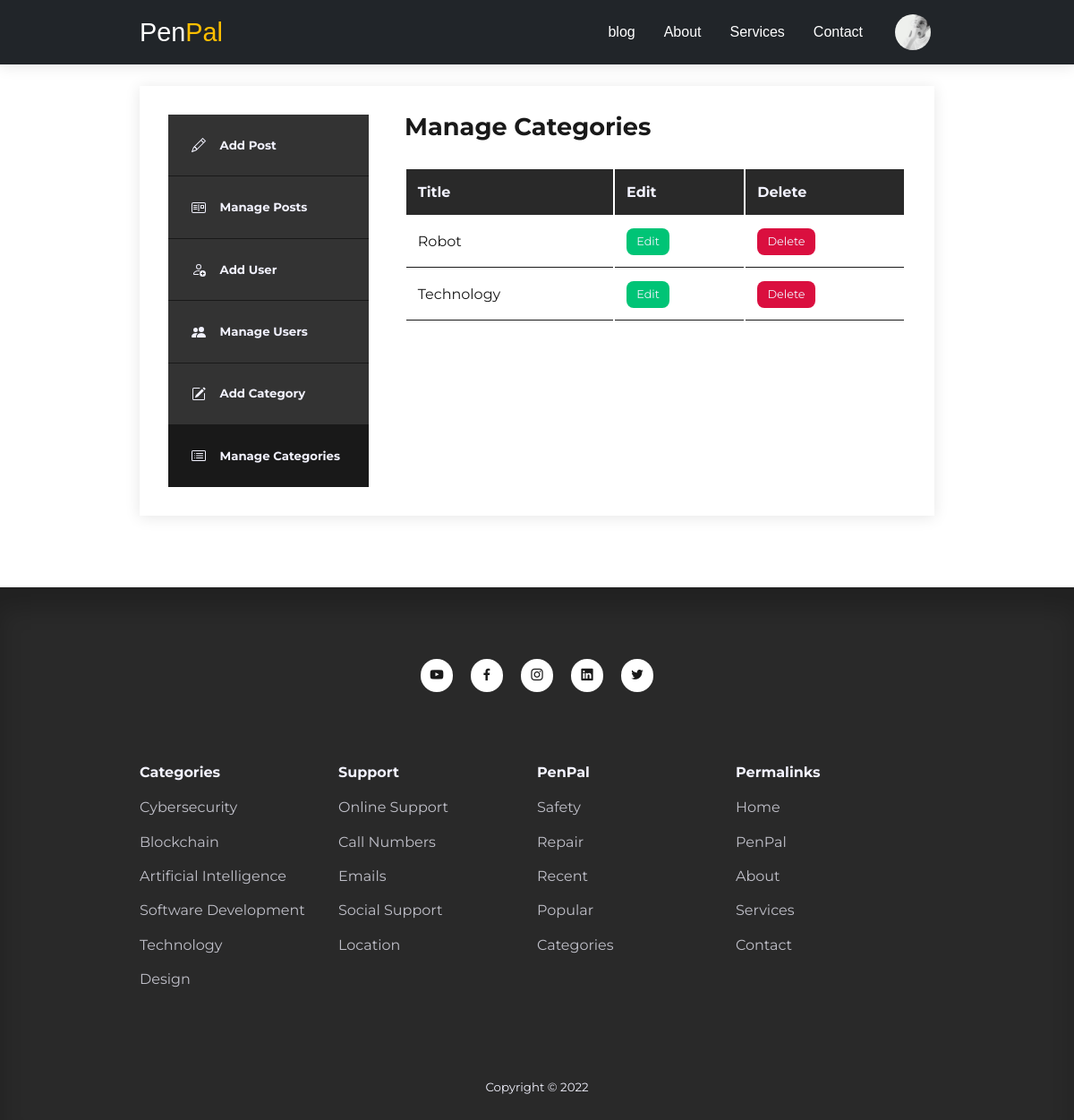
The page /admin/manage-categories.php (signed in) on the database its author committed.
### tables this page shows
CREATE TABLE `users` (
  `id` int(11) UNSIGNED NOT NULL,
  `firstname` varchar(50) NOT NULL,
  `lastname` varchar(50) NOT NULL,
  `username` varchar(50) NOT NULL,
  `email` varchar(100) NOT NULL,
  `password` varchar(255) NOT NULL,
  `avatar` varchar(255) NOT NULL,
  `is_admin` tinyint(1) NOT NULL
);

CREATE TABLE `categories` (
  `id` int(11) UNSIGNED NOT NULL,
  `title` varchar(50) NOT NULL,
  `description` text NOT NULL
);

### admin/manage-categories.php (the view, shortened to what this page needs)
<?php
 include 'partials/header.php';
 $query = "SELECT *FROM categories  ORDER BY title";
 $categories = mysqli_query($connection,$query);
?>
    <section class="dashboard">
      <div class="container dashboard__container">
        <aside>
          <ul>
            <li>
              <a href="add-post.php"
                >
                <h5>Add Post</h5>
              </a>
            </li>
            <li>
              <a href="index.php"
                >
                <h5>Manage Posts</h5>
              </a>
            </li>
             <?php if(isset($_SESSION['user_is_admin'])): ?>
            <li>
              <a href="add-user.php"
                >
                <h5>Add User</h5>
              </a>
            </li>
            <li>
              <a href="manage-users.php"
                >
                <h5>Manage Users</h5>
              </a>
            </li>
            <li>
              <a href="add-category.php">
                <h5>Add Category</h5>
              </a>
            </li>
            <li>
              <a href="manage-categories.php" class="active"
                >
                <h5>Manage Categories</h5>
              </a>
            </li>
            <?php endif ?>
          </ul>
        </aside>
        <main>
          <h2>Manage Categories</h2>
          <?php if(mysqli_num_rows($categories) > 0 ):?>
          <table>
            <thead>
              <tr>
                <th>Title</th>
                <th>Edit</th>
                <th>Delete</th>
              </tr>
            </thead>
            <tbody>
              <?php while($category = mysqli_fetch_assoc($categories)):?>
              <tr>
                  <td><?=$category['title']?></td>
                  <td><a href="<?=ROOT_URL?>admin/edit-category.php? id= <?= $category['id'] ?>" class="btn sm">Edit</a>
                  </td>
                  <td><a href="<?=ROOT_URL?>admin/delete-category.php? id=<?= $category['id']?>" class="btn sm danger">Delete</a>
                  </td>
              </tr>
              <?php endwhile ?>
            </tbody>
          </table>
          <?php else : ?>
          <div class= "alert__message error"><?= "NO categories found"?></div>
          <?php endif ?>
        </main>
      </div>
    </section>
    <?php
 include '../partials/footer.php';
?>

### admin/partials/header.php (shortened to what this page needs)
<?php
require 'config/database.php';
if (isset($_SESSION['user-id'])) {
  $id = filter_var($_SESSION['user-id'], FILTER_SANITIZE_NUMBER_INT);
  $query = "SELECT avatar FROM users WHERE id=$id";
  $result = mysqli_query($connection, $query);
  $avatar = mysqli_fetch_assoc($result);
}
?>
<!DOCTYPE html>
<html lang="en">
<head>
  <link rel="stylesheet" href="<?= ROOT_URL ?>css/style.css" />
  <link rel="stylesheet" href="https://unicons.iconscout.com/release/v4.0.0/css/line.css" />
</head>
<body>
  <nav>
    <div class="container nav__container">
      <a href="<?= ROOT_URL ?>" class="nav__logo">EGPenPal</a>
      <ul class="nav__items">
        <li><a href="<?= ROOT_URL ?>PenPal.php">blog</a></li>
        <li><a href="<?= ROOT_URL ?>about.php">About</a></li>
        <li><a href="<?= ROOT_URL ?>services.php">Services</a></li>
        <li><a href="<?= ROOT_URL ?>contact.php">Contact</a></li>
        <?php if (isset($_SESSION['user-id'])) : ?>
          <li class="nav__profile">
            <div class="avatar">
              <img src="<?= ROOT_URL . 'images/' . $avatar['avatar'] ?>">
            </div>
          </li>
      </ul>
    <?php else : ?>
      <li><a href="<?= ROOT_URL ?>signin.php">Signin</a></li>
    <?php endif ?>
    </div>
  </nav>

### css/style.css (style rules this page uses)
:root { --color-primary: #712cf9; --color-primary-light: hsl(242, 91%, 69%, 18%); --color-primary-variant: #5854c7; --color-red: #da0f3f; --color-red-light: hsl(346, 87%, 46%, 15%); --color-green: #00c476; --color-green-light: hsl(156, 100%, 38%, 15%); --color-gray-900: #1e1e66; --color-gray-700: #2d2b7c; --color-gray-300: rgba(242, 242, 254, 0.3); --color-gray-200: rgba(242, 242, 254, 0.7); --color-white: #f2f2fe; --color-black: #191919; --color-black-700: #292929; --color-bg: rgba(255, 255, 255, 1); --transition: all 300ms ease; --container-width-lg: 74%; --container-width-md: 88%; --form-width: 40%; --card-border-radius-1: 0.3rem; --card-border-radius-2: 0.5rem; --card-border-radius-3: 0.8rem; --card-border-radius-4: 2rem; --card-border-radius-5: 5rem; }
* { margin: 0; padding: 0; outline: 0; border: 0; appearance: 0; list-style: none; text-decoration: none; box-sizing: border-box; }
body { font-family: "Montserrat", sans-serif; line-height: 1.6; color: var(--color-black); overflow-x: hidden; background: var(--color-bg); font-size: 1rem; }
.container { width: var(--container-width-lg); max-width: 1800px; margin-inline: auto; }
section { margin-top: 3rem; width: 100vm; }
h1, h2, h3, h4, h5 { color: var(--color-black); line-height: 1.3; }
h2 { font-size: 1.7rem; margin: 1rem 0; }
h5 { margin: 0; }
a { color: var(--color-black); transition: var(--transition); }
img { display: block; width: 100%; object-fit: cover; transition: 0.3s; }
nav { background: #212529; width: 100%; height: 4.5rem; position: fixed; top: 0; left: 0; z-index: 10; box-shadow: 0 0.1rem 1rem rgba(0, 0, 0, 0.1); }
.nav__container { height: 100%; display: flex; align-items: center; justify-content: space-between; }
.avatar { width: 3rem; height: 3rem; border-radius: 50%; overflow: hidden; border: 0.3rem solid transparent; }
.nav__logo { font-size: 0px; font-weight: 500; font-family: sans-serif; color: #ffffff; text-align: center; animation: fadeIn 1s ease-in-out; display: flex; align-items: center; }
.nav__logo:before { content: "Pen"; font-size: 1.8rem; font-weight: 500; flex-grow: 1; color: white; }
.nav__logo:after { content: "Pal"; font-size: 1.8rem; font-weight: 500; flex-grow: 1; color: #ffbf00; }
.nav__items { display: flex; align-items: center; gap: 2rem; }
.nav__items a { color: #ffffff; font-family: Arial, Helvetica, sans-serif; padding: 0 0 16px; font-weight: 400; }
.nav__profile { position: relative; cursor: pointer; }
.btn { display: inline-block; width: fit-content; padding: 0.6rem 1.2rem; background-color: var(--color-black-700); border-radius: var(--card-border-radius-2); cursor: pointer; transition: var(--transition); color: var(--color-white); box-sizing: border-box; }
.btn.sm { padding: 0.3rem 0.7rem; font-size: 0.8rem; background-color: var(--color-green); }
.btn.danger { background: var(--color-red); }
.dashboard { margin-top: 6rem; }
.dashboard__container { display: grid; grid-template-columns: 14rem auto; gap: 1rem; background: var(--color-bg); padding: 2rem; margin-bottom: 5rem; box-shadow: 0 0.1rem 1rem rgba(0, 0, 0, 0.1); }
.dashboard aside a { background: rgba(0, 0, 0, 0.8); display: flex; gap: 1rem; align-items: center; padding: 1.6rem; }
.dashboard aside ul li:not(:last-child) a { border-bottom: 1px solid var(--color-black); }
.dashboard aside :is(a, h5) { color: var(--color-white); }
.dashboard aside a.active { background-color: var(--color-black); }
.dashboard main { margin-left: 1.5rem; }
.dashboard main h2 { margin: 0 0 2rem 0; line-height: 1; }
.dashboard main table { width: 100%; text-align: left; }
.dashboard main table th { background: var(--color-black-700); padding: 0.8rem; color: var(--color-white); }
.dashboard main table td { padding: 0.8rem; border-bottom: 1px solid var(--color-black); }

### rows shown on the page
users: avatar (picture)
categories: title "Robot"
categories: title "Technology"
